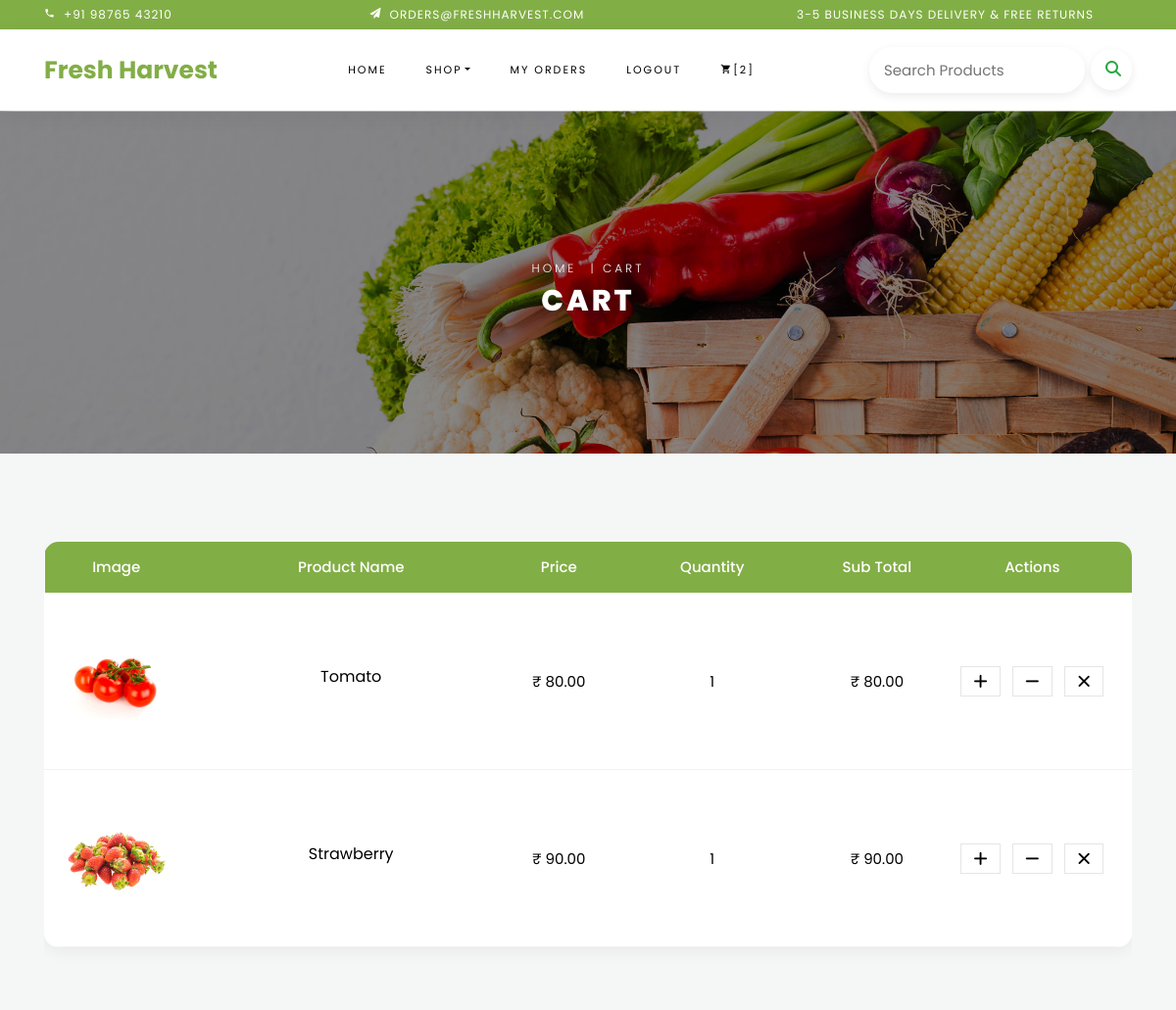
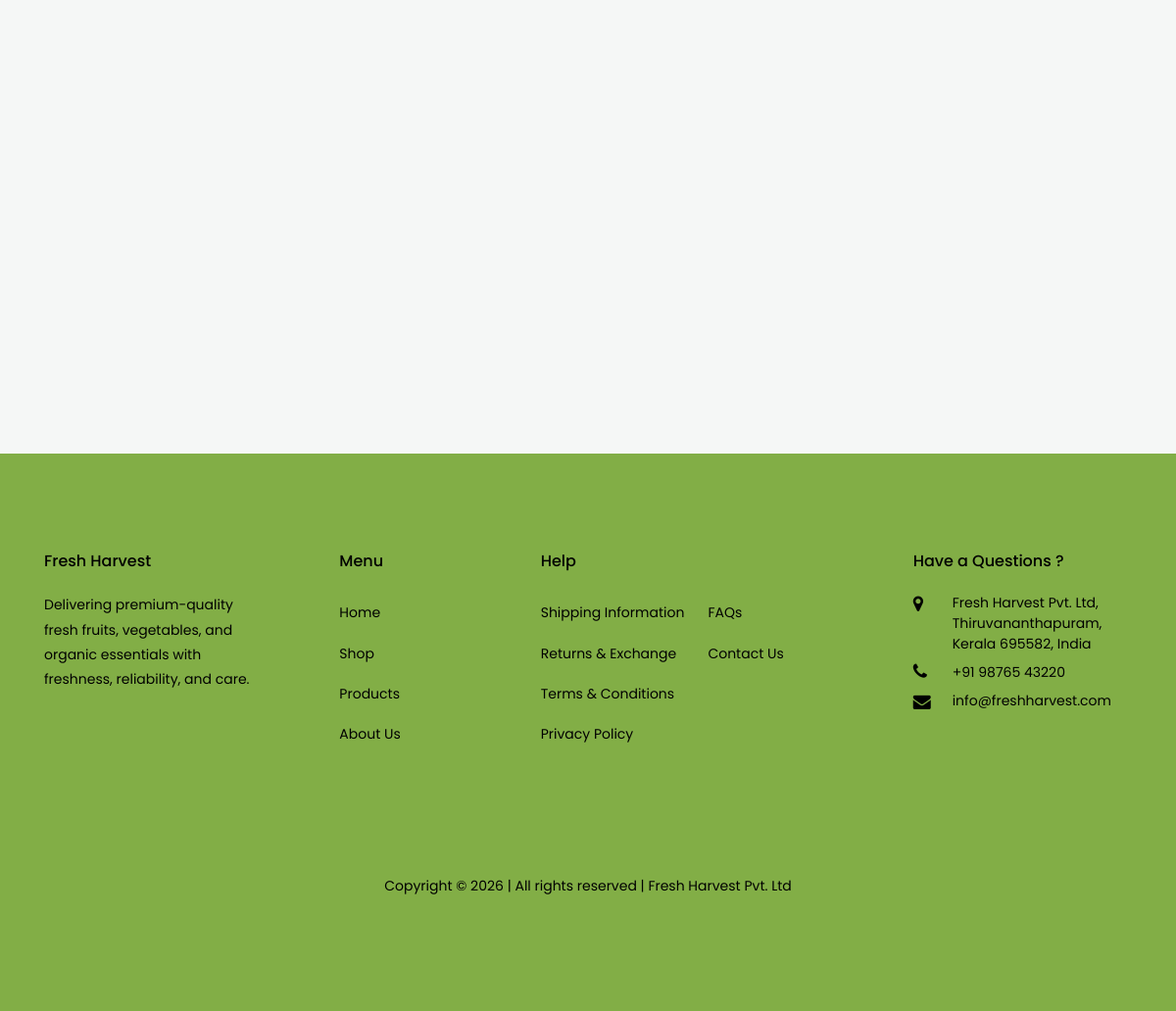
/cart/cartview (signed in), run on the app's committed database (2 pictures, top to bottom).
### cart/models.py (models this page shows, shortened)
class Cart(models.Model):
    product= models.ForeignKey(Product, on_delete=models.CASCADE)
    user= models.ForeignKey(User, on_delete=models.CASCADE)
    quantity= models.IntegerField(default=0)
    date_added= models.DateTimeField(auto_now_add=True)
    def subtotal(self):
        return self.product.price*self.quantity

### shop/models.py (models this page shows, shortened)
class Product(models.Model):
    name= models.CharField(max_length=80)
    description= models.TextField()
    image= models.ImageField(upload_to="product")
    stock= models.IntegerField()
    price= models.DecimalField(max_digits=10, decimal_places=2)
    available= models.BooleanField(default=True)
    category= models.ForeignKey(Category, on_delete=models.CASCADE, related_name="products")
    created_at= models.DateTimeField(auto_now_add=True)
    updated_at= models.DateTimeField(auto_now=True)

### cart/views.py (the view)
# urls.py: path('cartview', views.CartView.as_view(), name='cartview'),
class CartView(View):
    def get(self, request):
        u=request.user
        total=0
        price=0
        c=Cart.objects.filter(user=u)
        for i in c:
            total += i.subtotal()
            price=(total)+40-10
        context={'cart': c, 'subtotal': total, 'price': price}
        return render(request, 'cart.html', context)

### cart/context_processors.py (called while the page is built)
def cart_items(request):
    u=request.user
    total=0
    try:
        c=Cart.objects.filter(user=u)
        for i in c:
            total += i.quantity
    except:
        total=0
    return {'count' : total}

### shop/context_processors.py (called while the page is built)
def dropdown_menu(request):
    c=Category.objects.all()
    return {'dropdown': c}

### templates/cart.html (shortened to what this page needs)
{% extends 'base.html' %}
{% load static %}
{% block header %}
<div class="hero-wrap hero-bread" style="background-image: url({% static 'images/bg_1.jpg' %});">
    <div class="container">
        <div class="row no-gutters slider-text align-items-center justify-content-center">
            <div class="col-md-9 ftco-animate text-center">
          	    <p class="breadcrumbs"><span class="mr-2"><a href="index.html">Home </a></span>|<span> Cart</span></p>
                <h1 class="mb-0 bread">Cart</h1>
            </div>
        </div>
    </div>
</div>
{% endblock %}
{% block content %}
<section class="ftco-section ftco-cart">
	<div class="container">
		<div class="row">
    		<div class="col-md-12 ftco-animate">
    			<div class="cart-list">
	    			<table class="table">
						<thead>
						    <tr class="text-center">
						        <th>Image</th>
						        <th>Product Name</th>
						        <th>Price</th>
						        <th>Quantity</th>
						        <th>Sub Total</th>
								<th>Actions</th>
						    </tr>
						</thead>
						<tbody>
							{% for i in cart %}
						    <tr class="text-center">
						        <td class="image-prod"><div class="img" style="background-image:url({{i.product.image.url}});"></div></td>
						        <td class="product-name">
						        	<h3>{{i.product.name}}</h3>
						        </td>
						        <td class="price">&#8377; {{i.product.price}}</td>
						        <td class="quantity">{{i.quantity}}</td>
						        <td class="total">&#8377; {{i.subtotal}}</td>
								<td class="product-remove">
									{% if i.product.stock > 0 %}
									<a href="{% url 'cart:addtocart' i.product.id %}" class="me-2"><i class="fa-solid fa-plus"></i></a>
									<a href="{% url 'cart:cartremove' i.id %}" class="me-2"><i class="fa-solid fa-minus"></i></a>
									<a href="{% url 'cart:cartdelete' i.id %}"><i class="fa-solid fa-xmark"></i></a>
									{% else %}
									<a href="{% url 'cart:cartremove' i.id %}" class="me-2"><i class="fa-solid fa-minus"></i></a>
									<a href="{% url 'cart:cartdelete' i.id %}"><i class="fa-solid fa-xmark"></i></a>
									{% endif %}
								</td>
						    </tr>
							{% endfor %}
						</tbody>
					</table>
				</div>
    		</div>
    	</div>
    	<div class="row justify-content-end">
    	</div>
	</div>
</section>
{% endblock %}

### templates/base.html (style rules this page uses)
body { background-color: #f5f7f6; font-family: 'Poppins', sans-serif; }
.table { background:white; border-radius:15px; overflow:hidden; box-shadow:0 5px 15px rgba(0,0,0,0.05); }
.table thead th { background-color:#82ae46; color:white; border:none; }
.slider-text h1 { text-shadow: 0 5px 20px rgba(0,0,0,0.3); }

### templates/cart.html (style rules this page uses)
.hero-wrap { height: 350px; background-size: cover; background-position: center center; position: relative; }
.hero-wrap::before { content: ""; position: absolute; inset: 0; background: rgba(0, 0, 0, 0.45); }
.hero-wrap .container { position: relative; z-index: 2; }
.hero-wrap h1, .hero-wrap p, .hero-wrap a { color: #fff; }

### data on the page
Cart: product.image (picture), product.name "Tomato", product.price "80.00", quantity "1", subtotal "80.00"
Cart: product.image (picture), product.name "Strawberry", product.price "90.00", quantity "1", subtotal "90.00"

### other printed values
{{ count }} "2"
